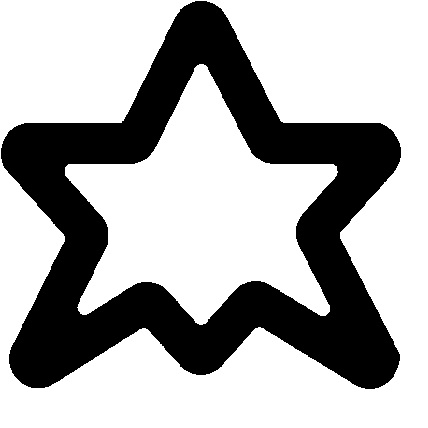
#> input picture image.jpg, 428 x 428 px
$ python image_to_gcode.py --input image.jpg --output out.png
#> lines starting #> are read from the running program, lines starting #| are printed output that depends on the picture; after the words box and inside, x2 and y2 are one past the last pixel; in counts of white or black regions, pixels touching at a corner belong together
#> in main, image is the input picture: shape (428, 428, 3); min 0, max 255, mean 174.1
#!/usr/bin/python3
#pylint: disable=no-member

import numpy as np
from scipy import ndimage
import imageio
from PIL import Image, ImageFilter
import constants
import argparse


class CircularRange:
	def __init__(self, begin, end, value):
		self.begin, self.end, self.value = begin, end, value

	def __repr__(self):
		return f"[{self.begin},{self.end})->{self.value}"

	def halfway(self):
		return int((self.begin + self.end) / 2)

class Graph:
	class Node:
		def __init__(self, point, index):
			self.x, self.y = point
			self.index = index
			self.connections = {}

		def __repr__(self):
			return f"({self.y},{-self.x})"

		def _addConnection(self, to):
			self.connections[to] = False # i.e. not already used in gcode generation

		def toDotFormat(self):
			return (f"{self.index} [pos=\"{self.y},{-self.x}!\", label=\"{self.index}\\n{self.x},{self.y}\"]\n" +
				"".join(f"{self.index}--{conn}\n" for conn in self.connections if self.index < conn))


	def __init__(self):
		self.nodes = []

	def __getitem__(self, index):
		return self.nodes[index]

	def __repr__(self):
		return repr(self.nodes)


	def addNode(self, point):
		index = len(self.nodes)
		self.nodes.append(Graph.Node(point, index))
		return index

	def addConnection(self, a, b):
		self.nodes[a]._addConnection(b)
		self.nodes[b]._addConnection(a)

	def distance(self, a, b):
		return np.hypot(self[a].x-self[b].x, self[a].y-self[b].y)

	def areConnectedWithin(self, a, b, maxDistance):
		if maxDistance < 0:
			return False
		elif a == b:
			return True
		else:
			for conn in self[a].connections:
				if self.areConnectedWithin(conn, b, maxDistance - self.distance(conn, b)):
					return True
			return False

	def saveAsDotFile(self, f):
		f.write("graph G {\nnode [shape=plaintext];\n")
		for node in self.nodes:
			f.write(node.toDotFormat())
		f.write("}\n")

	def saveAsGcodeFile(self, f):
		### First follow all paths that have a start/end node (i.e. are not cycles)
		# The next chosen starting node is the closest to the current position
		f.write(f"/")
		def pathGcode(i, insidePath):
			f.write(f"G{1 if insidePath else 0} X{(self[i].y)/5} Y{(self[i].x)/5}*\n") #!!!!!!!!!!!!!!!!!!!!!!!!!!
			for connTo, alreadyUsed in self[i].connections.items():
				if not alreadyUsed:
					self[i].connections[connTo] = True
					self[connTo].connections[i] = True

					return pathGcode(connTo, True)
			return i

		possibleStartingNodes = set()
		for i in range(len(self.nodes)):
			if len(self[i].connections) == 0 or len(self[i].connections) % 2 == 1:
				possibleStartingNodes.add(i)

		if len(possibleStartingNodes) != 0:
			node = next(iter(possibleStartingNodes)) # first element
			while 1:
				possibleStartingNodes.remove(node)
				pathEndNode = pathGcode(node, False)

				if len(self[node].connections) == 0:
					assert pathEndNode == node
					f.write(f"G1 X{(self[node].y)/5} Y{(self[node].x)/5}*\n") # f.write(f"G1 X{self[node].y} Y{-self[node].x}\n")
				else:
					possibleStartingNodes.remove(pathEndNode)

				if len(possibleStartingNodes) == 0:
					break

				minDistanceSoFar = np.inf
				for nextNode in possibleStartingNodes:
					distance = self.distance(pathEndNode, nextNode)
					if distance < minDistanceSoFar:
						minDistanceSoFar = distance
						node = nextNode


		### Then pick the node closest to the current position that still has unused/available connections
		# That node must belong to a cycle, because otherwise it would have been used above
		# TODO improve by finding Eulerian cycles

		cycleNodes = set()
		for i in range(len(self.nodes)):
			someConnectionsAvailable = False
			for _, alreadyUsed in self[i].connections.items():
				if not alreadyUsed:
					someConnectionsAvailable = True
					break

			if someConnectionsAvailable:
				cycleNodes.add(i)

		def cyclePathGcode(i, insidePath):
			f.write(f"G{1 if insidePath else 0} X{(self[i].y)/5} Y{(self[i].x)/5}*\n")

			foundConnections = 0
			for connTo, alreadyUsed in self[i].connections.items():
				if not alreadyUsed:
					if foundConnections == 0:
						self[i].connections[connTo] = True
						self[connTo].connections[i] = True
						cyclePathGcode(connTo, True)

					foundConnections += 1
					if foundConnections > 1:
						break

			if foundConnections == 1:
				cycleNodes.remove(i)

		if len(cycleNodes) != 0:
			node = next(iter(cycleNodes)) # first element
			while 1:
				# since every node has an even number of connections, ANY path starting from it
				# must complete at the same place (see Eulerian paths/cycles properties)
				cyclePathGcode(node, False)

				if len(cycleNodes) == 0:
					break

				pathEndNode = node
				minDistanceSoFar = np.inf
				for nextNode in possibleStartingNodes:
					distance = self.distance(pathEndNode, nextNode)
					if distance < minDistanceSoFar:
						minDistanceSoFar = distance
						node = nextNode

class EdgesToGcode:
	def __init__(self, edges):
		self.edges = edges
		self.ownerNode = np.full(np.shape(edges), -1, dtype=int)
		self.xSize, self.ySize = np.shape(edges)
		self.graph = Graph()

	def getCircularArray(self, center, r, smallerArray = None):
		circumferenceSize = len(constants.circumferences[r])
		circularArray = np.zeros(circumferenceSize, dtype=bool)

		if smallerArray is None:
			smallerArray = np.ones(1, dtype=bool)
		smallerSize = np.shape(smallerArray)[0]
		smallerToCurrentRatio = smallerSize / circumferenceSize

		for i in range(circumferenceSize):
			x = center[0] + constants.circumferences[r][i][0]
			y = center[1] + constants.circumferences[r][i][1]

			if x not in range(self.xSize) or y not in range(self.ySize):
				circularArray[i] = False # consider pixels outside of the image as not-edges
			else:
				iSmaller = i * smallerToCurrentRatio
				a, b = int(np.floor(iSmaller)), int(np.ceil(iSmaller))

				if smallerArray[a] == False and (b not in range(smallerSize) or smallerArray[b] == False):
					circularArray[i] = False # do not take into consideration not connected regions (roughly)
				else:
					circularArray[i] = self.edges[x, y]

		return circularArray

	def toCircularRanges(self, circularArray):
		ranges = []
		circumferenceSize = np.shape(circularArray)[0]

		lastValue, lastValueIndex = circularArray[0], 0
		for i in range(1, circumferenceSize):
			if circularArray[i] != lastValue:
				ranges.append(CircularRange(lastValueIndex, i, lastValue))
				lastValue, lastValueIndex = circularArray[i], i

		ranges.append(CircularRange(lastValueIndex, circumferenceSize, lastValue))
		if len(ranges) > 1 and ranges[-1].value == ranges[0].value:
			ranges[0].begin = ranges[-1].begin - circumferenceSize
			ranges.pop() # the last range is now contained in the first one
		return ranges

	def getNextPoints(self, point):
		"""
		Returns the radius of the circle used to identify the points and
		the points toward which propagate, in a tuple `(radius, [point0, point1, ...])`
		"""

		bestRadius = 0
		circularArray = self.getCircularArray(point, 0)
		allRanges = [self.toCircularRanges(circularArray)]
		for radius in range(1, len(constants.circumferences)):
			circularArray = self.getCircularArray(point, radius, circularArray)
			allRanges.append(self.toCircularRanges(circularArray))
			if len(allRanges[radius]) > len(allRanges[bestRadius]):
				bestRadius = radius
			if len(allRanges[bestRadius]) >= 4 and len(allRanges[-2]) >= len(allRanges[-1]):
				# two consecutive circular arrays with the same or decreasing number>=4 of ranges
				break
			elif len(allRanges[radius]) == 2 and radius > 1:
				edge = 0 if allRanges[radius][0].value == True else 1
				if allRanges[radius][edge].end-allRanges[radius][edge].begin < len(constants.circumferences[radius]) / 4:
					# only two ranges but the edge range is small (1/4 of the circumference)
					if bestRadius == 1:
						bestRadius = 2
					break
			elif len(allRanges[radius]) == 1 and allRanges[radius][0].value == False:
				# this is a point-shaped edge not sorrounded by any edges
				break

		if bestRadius == 0:
			return 0, []

		circularRanges = allRanges[bestRadius]
		points = []
		for circularRange in circularRanges:
			if circularRange.value == True:
				circumferenceIndex = circularRange.halfway()
				x = point[0] + constants.circumferences[bestRadius][circumferenceIndex][0]
				y = point[1] + constants.circumferences[bestRadius][circumferenceIndex][1]

				if x in range(self.xSize) and y in range(self.ySize) and self.ownerNode[x, y] == -1:
					points.append((x,y))

		return bestRadius, points

	def propagate(self, point, currentNodeIndex):
		radius, nextPoints = self.getNextPoints(point)

		# depth first search to set the owner of all reachable connected pixels
		# without an owner and find connected nodes
		allConnectedNodes = set()
		def setSeenDFS(x, y):
			if (x in range(self.xSize) and y in range(self.ySize)
					and np.hypot(x-point[0], y-point[1]) <= radius + 0.5
					and self.edges[x, y] == True and self.ownerNode[x, y] != currentNodeIndex):
				if self.ownerNode[x, y] != -1:
					allConnectedNodes.add(self.ownerNode[x, y])
				self.ownerNode[x, y] = currentNodeIndex # index of just added node
				setSeenDFS(x+1, y)
				setSeenDFS(x-1, y)
				setSeenDFS(x, y+1)
				setSeenDFS(x, y-1)

		self.ownerNode[point] = -1 # reset to allow DFS to start
		setSeenDFS(*point)
		for nodeIndex in allConnectedNodes:
			if not self.graph.areConnectedWithin(currentNodeIndex, nodeIndex, 11):
				self.graph.addConnection(currentNodeIndex, nodeIndex)

		validNextPoints = []
		for nextPoint in nextPoints:
			if self.ownerNode[nextPoint] == currentNodeIndex:
				# only if this point belongs to the current node after the DFS,
				# which means it is reachable and connected
				validNextPoints.append(nextPoint)

		for nextPoint in validNextPoints:
			nodeIndex = self.graph.addNode(nextPoint)
			self.graph.addConnection(currentNodeIndex, nodeIndex)
			self.propagate(nextPoint, nodeIndex)
			self.ownerNode[point] = currentNodeIndex

	def addNodeAndPropagate(self, point):
		nodeIndex = self.graph.addNode(point)
		self.propagate(point, nodeIndex)

	def buildGraph(self):
		for point in np.ndindex(np.shape(self.edges)):
			if self.edges[point] == True and self.ownerNode[point] == -1:
				radius, nextPoints = self.getNextPoints(point)
				if radius == 0:
					self.addNodeAndPropagate(point)
				else:
					for nextPoint in nextPoints:
						if self.ownerNode[nextPoint] == -1:
							self.addNodeAndPropagate(nextPoint)

		return self.graph


def sobel(image):
	image = np.array(image, dtype=float)
	image /= 255.0
	Gx = ndimage.sobel(image, axis=0)
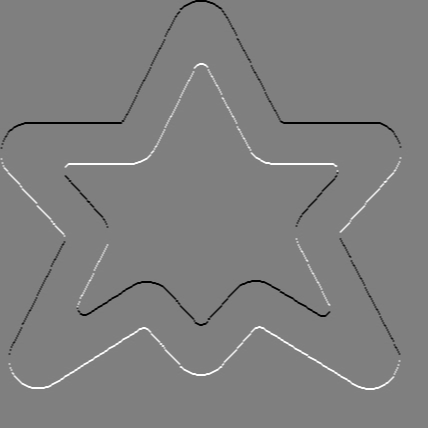
#> Gx: shape (428, 428, 3) float64; min -16, max 16, mean 2.53e-05; drawn with min black and max white
	Gy = ndimage.sobel(image, axis=1)
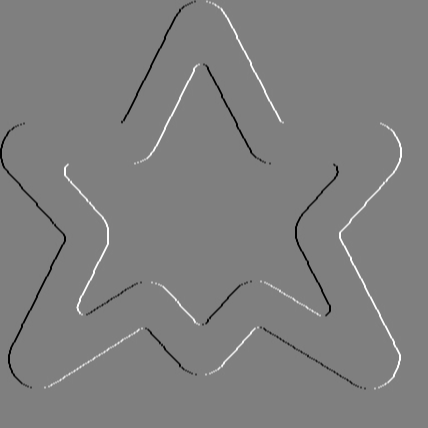
#> Gy: shape (428, 428, 3) float64; min -16, max 16, mean 2.33e-05; drawn with min black and max white
	res = np.hypot(Gx, Gy)
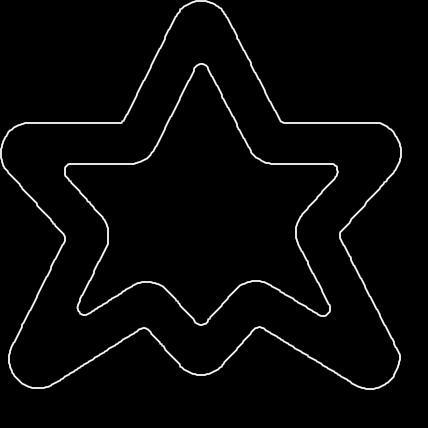
#> res: shape (428, 428, 3) float64; min 0, max 17.89, mean 0.465; drawn with min black and max white
	res /= np.max(res)
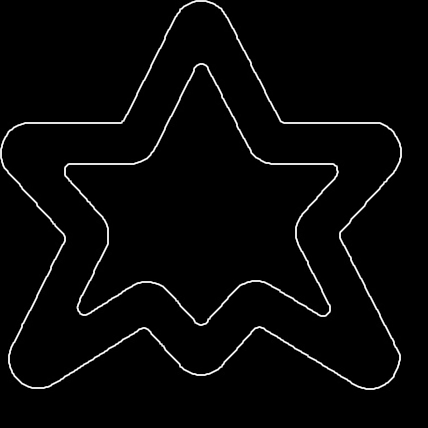
#> res: shape (428, 428, 3) float64; 14.61% of pixels changed, all inside (x1, y1, x2, y2) = (0, 0, 409, 393)
	res = np.array(res * 255, dtype=np.uint8)
	return res[2:-2, 2:-2, 0:3]
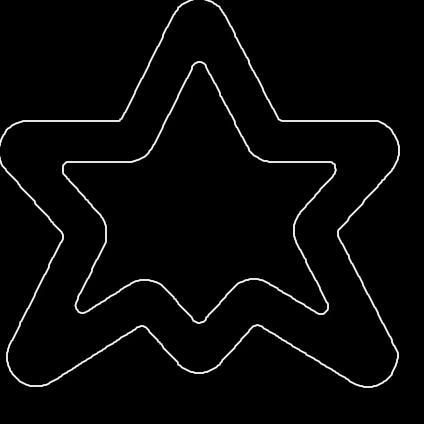
#> returned value: shape (424, 424, 3); min 0, max 255, mean 6.6

def convertToBinaryEdges(edges, threshold):
#> called with threshold = 32
	result = np.maximum.reduce([edges[:, :, 0], edges[:, :, 1], edges[:, :, 2]]) >= threshold
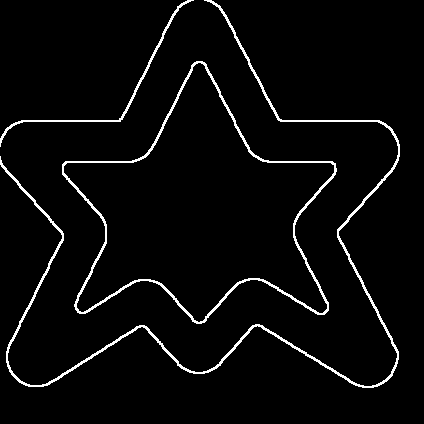
#> result: shape (424, 424) bool; 3.7% white in thin lines or dots, all inside (x1, y1, x2, y2) = (0, 0, 400, 388)
	if np.shape(edges)[2] > 3:
		result[edges[:, :, 3] < threshold] = False
	return result


def parseArgs(namespace):
	argParser = argparse.ArgumentParser(fromfile_prefix_chars="@",
		description="Detects the edges of an image and converts them to 2D gcode that can be printed by a plotter")

	argParser.add_argument_group("Data options")
	argParser.add_argument("-i", "--input", type=argparse.FileType('br'), required=True, metavar="FILE",
		help="Image to convert to gcode; all formats supported by the Python imageio library are supported")
	argParser.add_argument("-o", "--output", type=argparse.FileType('w'), required=True, metavar="FILE",
		help="File in which to save the gcode result")
	argParser.add_argument("--dot-output", type=argparse.FileType('w'), metavar="FILE",
		help="Optional file in which to save the graph (in DOT format) generated during an intermediary step of gcode generation")
	argParser.add_argument("-e", "--edges", type=str, metavar="MODE",
		help="Consider the input file already as an edges matrix, not as an image of which to detect the edges. MODE should be either `white` or `black`, that is the color of the edges in the image. The image should only be made of white or black pixels.")
	argParser.add_argument("-t", "--threshold", type=int, default=32, metavar="VALUE",
		help="The threshold in range (0,255) above which to consider a pixel as part of an edge (after Sobel was applied to the image or on reading the edges from file with the --edges option)")

	argParser.parse_args(namespace=namespace)

	if namespace.edges is not None and namespace.edges not in ["white", "black"]:
		argParser.error("mode for --edges should be `white` or `black`")
	if namespace.threshold <= 0 or namespace.threshold >= 255:
		argParser.error("value for --threshold should be in range (0,255)")

def main():
	class Args: pass
	parseArgs(Args)

	image = imageio.imread(Args.input)
	if Args.edges is None:
		edges = sobel(image)
	elif Args.edges == "black":
		edges = np.invert(image)
	else: # Args.edges == "white"
		edges = image
	edges = convertToBinaryEdges(edges, Args.threshold)

	converter = EdgesToGcode(edges)
	converter.buildGraph()

	if Args.dot_output is not None:
		converter.graph.saveAsDotFile(Args.dot_output)
	converter.graph.saveAsGcodeFile(Args.output)

if __name__ == "__main__":
	main()
